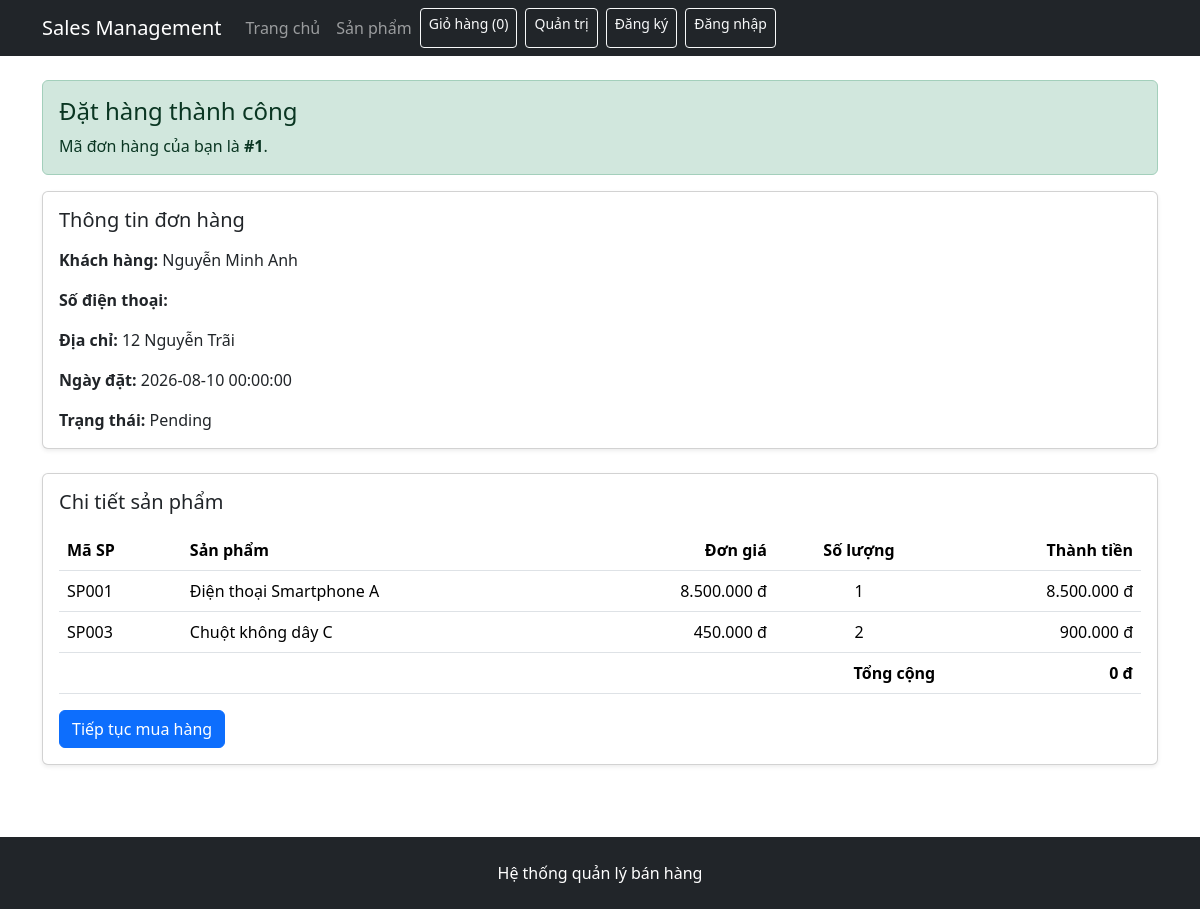
Page /order-success.php?id=1 on the committed database.
### tables this page shows
CREATE TABLE orders (
    OrderID INT AUTO_INCREMENT PRIMARY KEY,

    OrderDate DATETIME NOT NULL DEFAULT CURRENT_TIMESTAMP,

    TotalAmount DECIMAL(12,2) NOT NULL DEFAULT 0,
    Status VARCHAR(30) NOT NULL DEFAULT 'Pending',

    CustomerID INT NOT NULL,
    EmployeeID INT,
    ShipperID INT,

    CONSTRAINT chk_orders_total
        CHECK (TotalAmount >= 0),

    CONSTRAINT fk_orders_customer
        FOREIGN KEY (CustomerID)
        REFERENCES customers(CustomerID),

    CONSTRAINT fk_orders_employee
        FOREIGN KEY (EmployeeID)
        REFERENCES employees(EmployeeID),

    CONSTRAINT fk_orders_shipper
        FOREIGN KEY (ShipperID)
        REFERENCES shippers(ShipperID)
);

CREATE TABLE customers (
    CustomerID INT AUTO_INCREMENT PRIMARY KEY,
    CustomerName VARCHAR(100) NOT NULL,
    ContactName VARCHAR(100),
    Address VARCHAR(200),
    City VARCHAR(100),
    PostalCode VARCHAR(20),
    Country VARCHAR(100),
    Phone VARCHAR(20),
    Email VARCHAR(255) NULL,
    PasswordHash VARCHAR(255) NULL,
    CONSTRAINT uq_customers_email UNIQUE (Email)

);

CREATE TABLE orderdetail (
    OrderDetailID INT AUTO_INCREMENT PRIMARY KEY,
    Quantity INT NOT NULL,
    UnitPrice DECIMAL(12,2) NOT NULL,
    OrderID INT NOT NULL,
    ProductID INT NOT NULL,

    CONSTRAINT chk_orderdetail_quantity CHECK (Quantity > 0),
    CONSTRAINT chk_orderdetail_unitprice CHECK (UnitPrice >= 0),
    CONSTRAINT fk_orderdetail_order
        FOREIGN KEY (OrderID)
        REFERENCES orders(OrderID)
        ON DELETE CASCADE,
    CONSTRAINT fk_orderdetail_product
        FOREIGN KEY (ProductID) REFERENCES products(ProductID)
);

CREATE TABLE products (
    ProductID INT AUTO_INCREMENT PRIMARY KEY,
    ProductCode VARCHAR(50) NOT NULL UNIQUE,
    ProductName VARCHAR(255) NOT NULL,
    Description TEXT,
    Unit VARCHAR(20),
    Price DECIMAL(12,2) NOT NULL DEFAULT 0,
    StockQuantity INT NOT NULL DEFAULT 0,
    IsActive BOOLEAN NOT NULL DEFAULT TRUE,
    SupplierID INT NOT NULL,
    CategoryID INT NOT NULL,

    CONSTRAINT chk_products_price CHECK (Price >= 0),
    CONSTRAINT chk_products_stock CHECK (StockQuantity >= 0),
    CONSTRAINT fk_products_supplier
        FOREIGN KEY (SupplierID) REFERENCES suppliers(SupplierID),
    CONSTRAINT fk_products_category
        FOREIGN KEY (CategoryID) REFERENCES categories(CategoryID)
);

### public/order-success.php (the view, shortened to what this page needs)
<?php
require_once '/var/www/src/config/database.php';
$orderID = isset($_GET['id'])
    ? (int) $_GET['id']
    : 0;
$sqlOrder = "
    SELECT
        o.OrderID,
        o.OrderDate,
        o.TotalAmount,
        o.Status,
        c.CustomerName,
        c.Phone,
        c.Address
    FROM orders o, customers c
    WHERE o.CustomerID = c.CustomerID
      AND o.OrderID = ?
";
$stmtOrder = $conn->prepare($sqlOrder);
$stmtOrder->bind_param('i', $orderID);
$stmtOrder->execute();
$orderResult = $stmtOrder->get_result();
$order = $orderResult->fetch_assoc();
$sqlDetail = "
    SELECT
        od.Quantity,
        od.UnitPrice,
        p.ProductCode,
        p.ProductName
    FROM orderdetail od, products p
    WHERE od.ProductID = p.ProductID
      AND od.OrderID = ?
    ORDER BY od.OrderDetailID
";
$stmtDetail = $conn->prepare($sqlDetail);
$stmtDetail->bind_param('i', $orderID);
$stmtDetail->execute();
$detailResult = $stmtDetail->get_result();
$orderItems = [];
while ($row = $detailResult->fetch_assoc()) {
    $row['Subtotal'] =
        (float) $row['UnitPrice']
        * (int) $row['Quantity'];
    $orderItems[] = $row;
}
require_once '/var/www/src/includes/frontend/header.php';
require_once '/var/www/src/includes/frontend/navbar.php';
?>
<div class="container py-4">
    <div class="alert alert-success">
        <h1 class="h4 mb-2">
            Đặt hàng thành công
        </h1>
        <p class="mb-0">
            Mã đơn hàng của bạn là
            <strong>#<?= (int) $order['OrderID'] ?></strong>.
        </p>
    </div>
    <div class="card shadow-sm mb-4">
        <div class="card-body">
            <h2 class="h5 mb-3">Thông tin đơn hàng</h2>
            <p>
                <strong>Khách hàng:</strong>
                <?= htmlspecialchars($order['CustomerName']) ?>
            </p>
            <p>
                <strong>Số điện thoại:</strong>
            </p>
            <p>
                <strong>Địa chỉ:</strong>
                <?= htmlspecialchars($order['Address']) ?>
            </p>
            <p>
                <strong>Ngày đặt:</strong>
                <?= htmlspecialchars($order['OrderDate']) ?>
            </p>
            <p class="mb-0">
                <strong>Trạng thái:</strong>
                <?= htmlspecialchars($order['Status']) ?>
            </p>
        </div>
    </div>
    <div class="card shadow-sm">
        <div class="card-body">
            <h2 class="h5 mb-3">Chi tiết sản phẩm</h2>
            <div class="table-responsive">
                <table class="table align-middle">
                    <thead>
                        <tr>
                            <th>Mã SP</th>
                            <th>Sản phẩm</th>
                            <th class="text-end">Đơn giá</th>
                            <th class="text-center">Số lượng</th>
                            <th class="text-end">Thành tiền</th>
                        </tr>
                    </thead>
                    <tbody>
                        <?php foreach ($orderItems as $item): ?>
                            <tr>
                                <td>
                                    <?= htmlspecialchars($item['ProductCode']) ?>
                                </td>
                                <td>
                                    <?= htmlspecialchars($item['ProductName']) ?>
                                </td>
                                <td class="text-end">
                                    <?= number_format(
                                        (float) $item['UnitPrice'],
                                        0,
                                        ',',
                                        '.'
                                    ) ?> đ
                                </td>
                                <td class="text-center">
                                    <?= (int) $item['Quantity'] ?>
                                </td>
                                <td class="text-end">
                                    <?= number_format(
                                        (float) $item['Subtotal'],
                                        0,
                                        ',',
                                        '.'
                                    ) ?> đ
                                </td>
                            </tr>
                        <?php endforeach; ?>
                    </tbody>
                    <tfoot>
                        <tr>
                            <th colspan="4" class="text-end">
                                Tổng cộng
                            </th>
                            <th class="text-end">
                                <?= number_format(
                                    (float) $order['TotalAmount'],
                                    0,
                                    ',',
                                    '.'
                                ) ?> đ
                            </th>
                        </tr>
                    </tfoot>
                </table>
            </div>
            <a
                href="/products.php"
                class="btn btn-primary"
            >
                Tiếp tục mua hàng
            </a>
        </div>
    </div>
</div>
<?php
require_once '/var/www/src/includes/frontend/footer.php';

### rows in the picture
orders: OrderID "1", CustomerID.CustomerName "Nguyễn Minh Anh", CustomerID.Address "12 Nguyễn Trãi", OrderDate "2026-08-10 00:00:00", Status "Pending", TotalAmount "0"
orderdetail: ProductID.ProductCode "SP001", ProductID.ProductName "Điện thoại Smartphone A", UnitPrice "8.500.000", Quantity "1", Subtotal "8.500.000"
orderdetail: ProductID.ProductCode "SP003", ProductID.ProductName "Chuột không dây C", UnitPrice "450.000", Quantity "2", Subtotal "900.000"

### other values in the picture
$cartCount "0"
